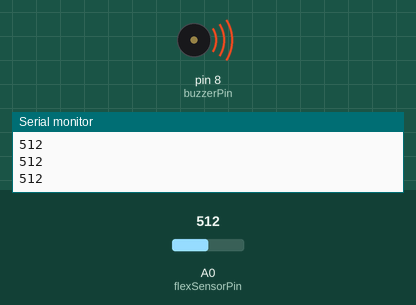
Simulated run of this sketch. Board: Arduino Uno, built with avr-gcc and run on an emulated ATmega328P. Shown: buzzer (waves = sounding, pin HIGH), the last lines printed to the serial monitor. The test bench sets the inputs (shaded band); at power-on: A0 (flexSensorPin) = 512.

Above: at 1.2 s.
1.3 s: A0 (flexSensorPin) set to 992
2.8 s: A0 (flexSensorPin) set to 1008
At 3.3 s:
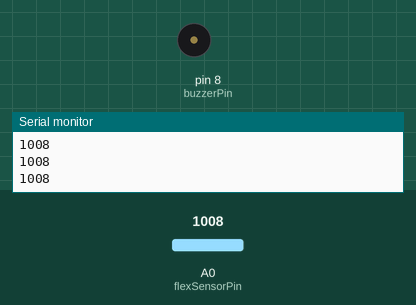
4.3 s: A0 (flexSensorPin) set to 990
At 4.6 s:
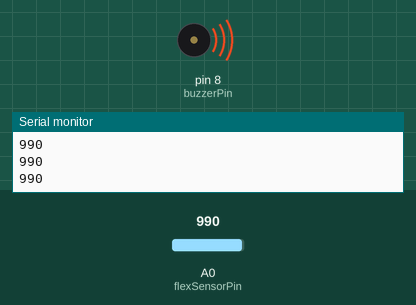
5.8 s: A0 (flexSensorPin) set to 1010
At 7.2 s:
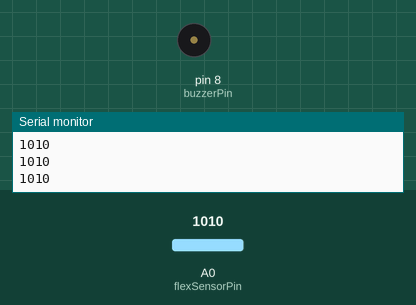
Timing chart, 0 to 8.3 s (numbered marks = the images above; inputs shaded):
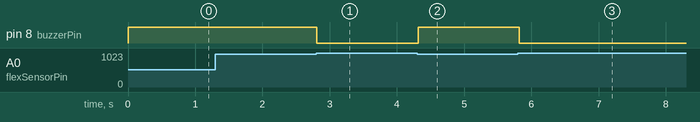

Measured:
- the behaviour switches between 999 and 1000 on A0 (flexSensorPin) (found by bisection; images 0 and 1)
- after the input at 2.8 s, pin 8 (buzzerPin): HIGH → LOW at once
- after the input at 4.3 s, pin 8 (buzzerPin): LOW → HIGH at once
- after the input at 5.8 s, pin 8 (buzzerPin): HIGH → LOW at once

The sketch:

Open_Door_Detector.ino
```cpp
// Vansh Jasodani: https://vanshjasodani.github.io/

const int flexSensorPin = A0;  // Analog pin for flex sensor
const int buzzerPin = 8;       // Digital pin for buzzer
int sensorValue = 0;           // Variable to store the sensor value
int threshold = 1000;           // Threshold value to detect door open

void setup() {
  // put your setup code here, to run once:
  pinMode(buzzerPin, OUTPUT);  // Set the buzzer pin as an output
  Serial.begin(9600);          // Initialize serial communication for debugging;
}

void loop() {
  // put your main code here, to run repeatedly:
  sensorValue = analogRead(flexSensorPin);  // Read the value from the flex sensor
  Serial.println(sensorValue);              // Print the sensor value for debugging

  if (sensorValue < threshold) {            // Check if the sensor value is above the threshold
    digitalWrite(buzzerPin, HIGH);          // Turn the buzzer on
  } else {
    digitalWrite(buzzerPin, LOW);           // Turn the buzzer off
  }

  delay(100);  // Small delay for stability
}
```
